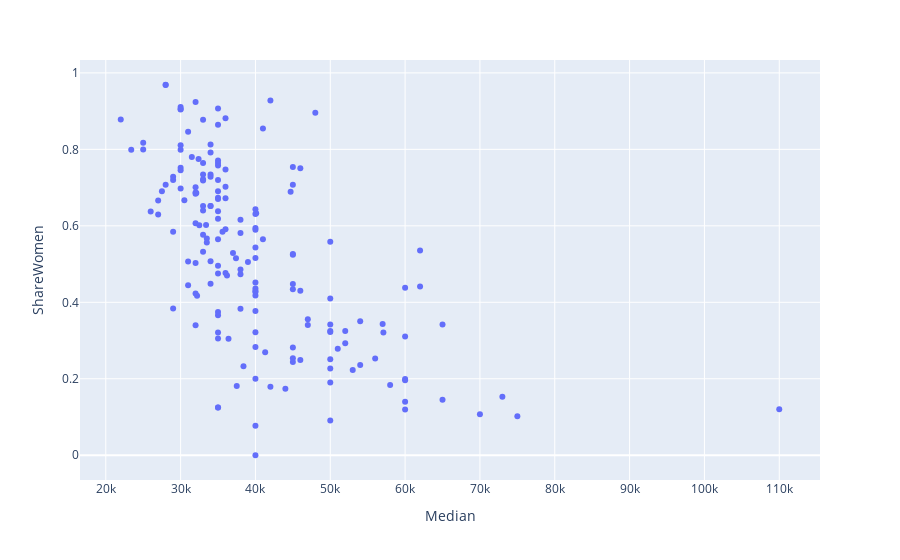

The cell this chart's notebook holds for it:
### Code cell
px.scatter(DF_raw, x='Median', y = 'ShareWomen')

### Figure 1 — Plotly figure (JSON) as saved in the notebook; plotly's stock layout.template omitted (floating-point values rounded to 4 significant figures; data arrays with more than 128 entries replaced by an {"elided": "..."} marker saying what was removed)
{"data": [{"hovertemplate": "Median=%{x}<br>ShareWomen=%{y}<extra></extra>", "legendgroup": "", "marker": {"color": "#636efa", "symbol": "circle"}, "mode": "markers", "name": "", "orientation": "v", "showlegend": false, "type": "scatter", "x": {"elided": "173 int values"}, "xaxis": "x", "y": {"elided": "173 float values"}, "yaxis": "y"}], "layout": {"legend": {"tracegroupgap": 0}, "margin": {"t": 60}, "xaxis": {"anchor": "y", "domain": [0, 1], "title": {"text": "Median"}}, "yaxis": {"anchor": "x", "domain": [0, 1], "title": {"text": "ShareWomen"}}}}
